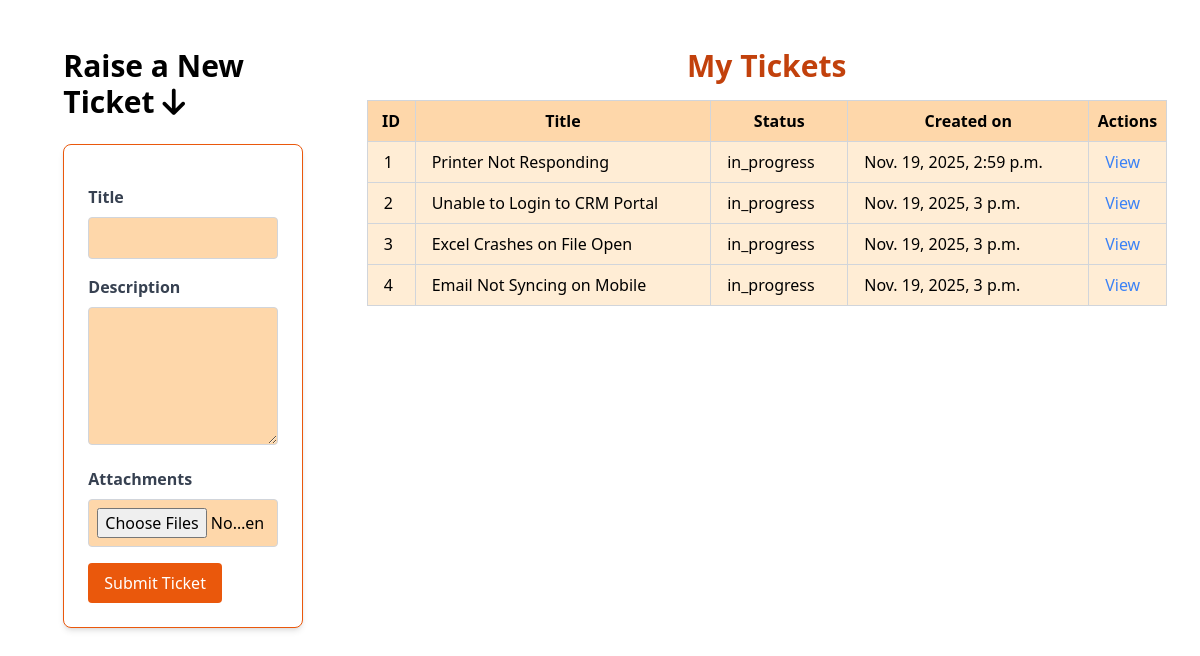
/user/userticket/ (signed in), run on an earlier commit of the app's database.
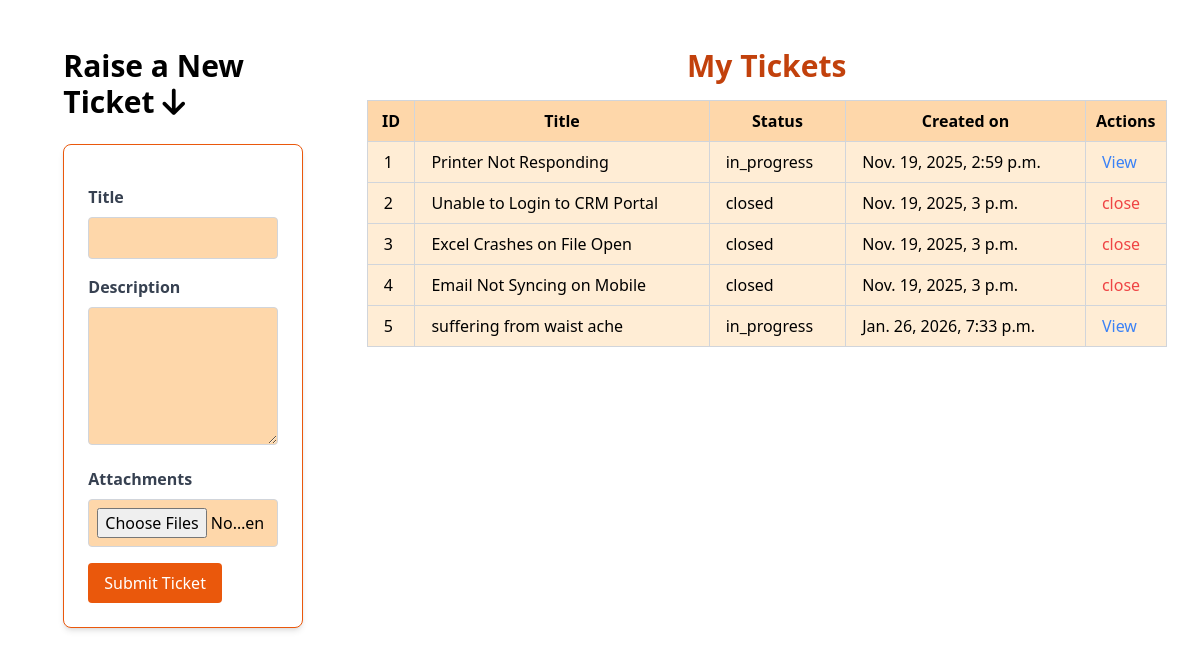
And on a later commit of the database.
### helpdesk/models.py (models this page shows, shortened)
class Supportticket(models.Model):
    title=models.CharField(max_length=200)
    status=models.CharField(max_length=200,choices=(("open","open"),("in_progress","in_progress"),("closed","closed")))
    created_by=models.ForeignKey(User,on_delete=models.CASCADE)
    created_at=models.DateTimeField(auto_now_add=True)
    updated_at=models.DateField(auto_now=True)
    description=models.TextField()
    assigned_to=models.ForeignKey(User,on_delete=models.CASCADE,related_name="assigned_to",null=True,blank=True)

### helpdesk/decorators.py (the view)
        def _wrapped_view(request, *args, **kwargs):
            user_role = request.user.roleinfo.role
            if user_role in allowed_roles:
                return view_func(request, *args, **kwargs)
            from django.http import HttpResponseForbidden
            return HttpResponseForbidden("You do not have permission to access this resource.")

### helpdesk/userview.py (called while the page is built, shortened)
@login_required()
@role_required(allowed_roles={"user"})
def usertickets(request):
    myticket=Supportticket.objects.filter(created_by=request.user)
    return render(request,'user/usertickets.html',{"myticket":myticket})

### helpdesk/templates/user/usertickets.html (shortened to what this page needs)
<!DOCTYPE html>
<html lang="en">
<head>
    <script src="https://cdn.tailwindcss.com"></script>
    <link rel="stylesheet" href="https://cdnjs.cloudflare.com/ajax/libs/font-awesome/6.7.2/css/all.min.css" />
</head>
<body>
<div class="flex w-full mt-6 justify-evenly">
     <div class="w-3/12">
      <div class="px-[10%] py-6 ">
        <h2 class="text-3xl font-semibold mb-6">Raise a New Ticket <i class="fa-solid fa-arrow-down"></i></h2>
        <form action="" enctype="multipart/form-data" method="POST" class="bg-white p-6 rounded-lg shadow-md space-y-4 border border-orange-600">
            <div>
                <label for="title" class="block text-gray-700 font-semibold mb-2">Title</label>
                <input type="text" id="title" name="title" required class="w-full border border-gray-300 bg-orange-200 p-2 rounded">
            </div>
            <div>
                <label for="description" class="block text-gray-700 font-semibold mb-2">Description</label>
                <textarea id="description" name="description" rows="5" required class="w-full border border-gray-300 bg-orange-200 p-2 rounded"></textarea>
            </div>
            <div>
                <label for="attachments" class="block text-gray-700 font-semibold mb-2">Attachments</label>
                <input type="file" id="attachments" name="attachments" multiple class="w-full border border-gray-300 bg-orange-200 p-2 rounded">
            </div>
            <div>
                <button type="submit" class="bg-orange-600 text-white px-4 py-2 rounded hover:bg-orange-700">Submit Ticket</button>
            </div>
        </form>
    </div>
  </div>
   <div class="w-8/12">
    <div>
            <h3 class="text-3xl font-semibold mb-4 mt-6 text-center text-orange-700">My Tickets</h3>
            <table class="min-w-full bg-white border border-gray-300">
                <thead>
                    <tr class="border-gray-300 bg-orange-200">
                        <th class="Px-4 py-2 border border-gray-300">ID</th>
                        <th class="Px-4 py-2 border border-gray-300">Title</th>
                        <th class="Px-4 py-2 border border-gray-300">Status</th>
                        <th class="Px-4 py-2 border border-gray-300">Created on</th>
                        <th class="Px-4 py-2 border border-gray-300">Actions</th>
                    </tr>
                </thead>
                <tbody>
                    {% for ticket in myticket %}
                    <tr class="bg-orange-100">
                        <td class="px-4 py-2 border border-gray-300">{{forloop.counter}}</td>
                        <td class="px-4 py-2 border border-gray-300">{{ticket.title}}</td>
                        <td class="px-4 py-2 border border-gray-300">{{ticket.status}}</td>
                        <td class="px-4 py-2 border border-gray-300">{{ticket.created_at}}</td>
                        <td class="px-4 py-2 border border-gray-300">
                            {% if ticket.status != 'closed' %}
                            <a href="{% url 'userticketdetail' ticket.id %}" class="text-blue-500 hover:underline">View</a>
                            {% else %}
                            <a href="" class="text-red-500 hover:underline">close</a>
                            {% endif %}
                        </td>
                    </tr>
                    {% endfor %}
                </tbody>
            </table>
        </div>
   </div>
</div>

What changed in the data, as far as the page shows it:
changed Supportticket "Unable to Login to CRM Portal": status "in_progress" → "closed"; status "View" → "close"
changed Supportticket "Excel Crashes on File Open": status "in_progress" → "closed"; status "View" → "close"
changed Supportticket "Email Not Syncing on Mobile": status "in_progress" → "closed"; status "View" → "close"
added Supportticket: title "suffering from waist ache", status "in_progress", created_at "Jan. 26, 2026, 7:33 p.m.", shows "View"
